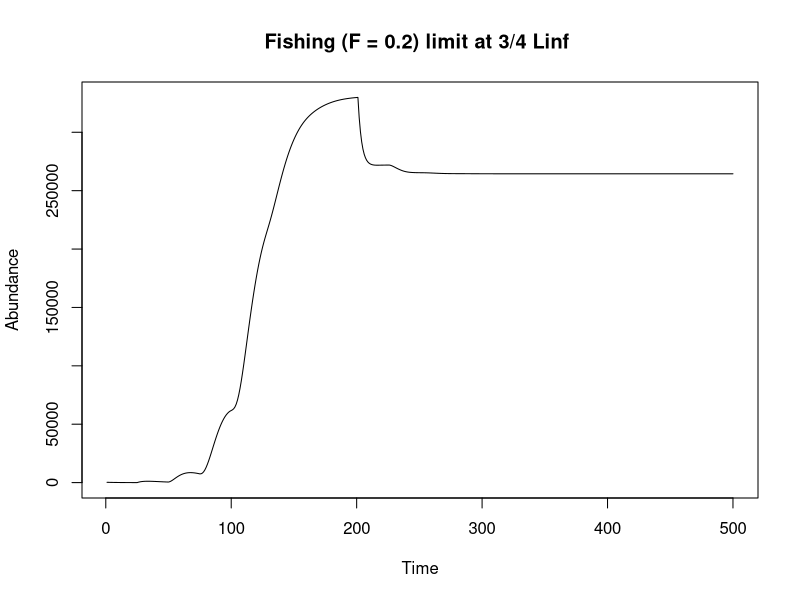
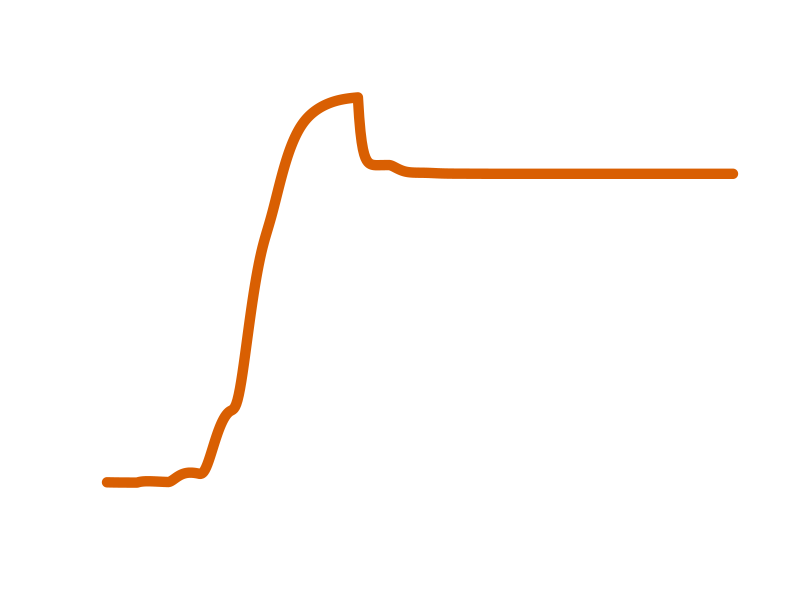

Write the R code that produced these figures, in order.
##########################
# SEA TURTLE PROJECTIONS

rm(list=ls(all=TRUE))
library(reshape)
#library(ggplot2)
library(plyr)
library(fields)

#Model parameters:
Npop=10  #initial pop size (not important)
Tmax=500 #max years
Tfishing=200 #when we start fishing
Trecovery=500 #stop fishing 

fishatmat=F # this switches which type of fishing (and graphing) we choose. If true, it graphs all life history graphs and age-selective fishing

#Life history parameters      	
recruitsize=10
Amax=50 #max age
amat=25 #age at maturation - this varies depending on the matration function chosen

Linf=120 #max size
k=.04   # Growth function param
fishingsize = .75*Linf #size-selective fishery threshold size 


M=0.09   #natural mortality coef  

c=1.43   #egg slope 
d=-14.4   #egg intercept

N0 = 100000*Linf  # intitial number of eggs     
alpha = 3         # BH recruitment

q=1 #maturation ogive steepness (1 = very steep)

mu_f=0.2 #fishing mortality
harvest=c(0, mu_f)  

fishB=rep(0, length(harvest))
fishY=rep(0, length(harvest))
fishP=rep(0, length(harvest))
Recruits=rep(0, length(harvest))


#set up matrices
N=matrix(nrow=Amax, ncol=Tmax, data=0)

L=matrix(nrow=Amax, ncol=1, data=1)
mu=matrix(nrow=Amax, ncol=1, data=0)
E=matrix(nrow=Amax, ncol=Tmax, data=0)
S=matrix(nrow=1, ncol=Tmax, data=0)
P=matrix(nrow=1, ncol=Tmax)
B=matrix(nrow=1, ncol=Tmax)
Y=matrix(nrow=1, ncol=Tmax) 

#set up vectors to hold age-specific variables 
Pmale=rep(0, Amax) #probability of sex change
fert=rep(0, Tmax) #fert probability
pmat=rep(0, Amax) #maturation probability
eggs=rep(0, Amax) #fecundity
mu=rep(0, Amax) #natural mortality
select=rep(0, Amax) #fishery selectivity

N[1:Amax, 1]=Npop #initial population size
L[1]=recruitsize #larval size at recruitment



#First: Define the age-specific growth, 

for (a in 1:(Amax-1)) {
  
  #VBGE
  L[a+1]= Linf*(1-exp(-k)) + (L[a])*exp(-k) #length at age
  
}#end 1st age loop


# Second: define age-specific mortality and maturation, and fecundity

for (a in 1:(Amax)) {
  
  #natural mortality
  mu[a]= 1-(1/(1+Linf/L[a]*(exp(k)-1)))^(M/k)  #natural mortality function of Length
  
  #maturation ogive
  pmat[a]=ifelse( a < amat, 0, 1)     #knife edge maturation
  
  #FECUNDITY
  eggs[a]= c*L[a] + d #fecundity is a function of individual mass-at-age 
  
} #end 2nd age loop


#Third: define fishing selectivity    
for (a in 1:(Amax)) {
  #JUST AFTER AGE AT MATURATION
  if(fishatmat==1) {
    select[a] = ifelse( a < amat+1, 0, 1)  #knife edge gear selectivity right after maturation  
  } else {
    #JUST AFTER SIZE AT MATURATION
    #select[a]= ifelse( L[a] < (Lmat), 0, 1)  #gear selectivity same for all fish > maturation
    ##SIZE THRESHOLD
    select[a] = ifelse(L[a]< fishingsize, 0, 1)     
  }
} #end 3rd age loop

#Now for these age specific rates, simulate pop dynamics through time       
for(t in 1:(Tmax-1)) {
  
  
  E[,t]=N[, t]*pmat*eggs  #assuming spawning occurs between 1 t and the next
  
  P[t]= sum(E[,t])  #assuming fertilization is 100%
  
  beta= (alpha*P[t]-1)/(N0*P[t])  
  
  N[1,t+1]= alpha*P[t]/(1+beta*P[t]) #this is the N_0 class that is born and enters in the next time step.. 
  
  for (age in 1:(Amax-1)) {
    
    Fishing= if (Tfishing < t & Trecovery > t) {
      Fishing = select[age]*mu_f } else {
        Fishing = 0
      }
    
    N[age+1,t+1] = N[age, t]*exp(-mu[age]-Fishing)
    B[t]=sum(N[,t])
    Y[t]=sum((N[,t]) * (1-exp(-mu[age]-Fishing)) *(Fishing/(mu[age]+Fishing)))
    
    
    #assuming mortality happens after spawning
    
  } #end second age loop
  
} #end t loop

sums=colSums(N[amat:Amax,]) #calculate spawning popsize at each time


LEP_unfished=sum(E[,Tfishing-2])
LEP_fished=sum(E[,Tfishing+10])
SPR=LEP_fished/LEP_unfished

if(fishatmat==1) {
  
  quartz()
  par(mfrow=c(3,2))
  
  plot(1:Amax, L, type="l", main="von Bert growth", ylab="Size", xlab="Age")
  legend("bottomright", legend=c( paste("Linf = ", Linf), paste("von Bert k = ", k)))
  
  plot(1:(Amax-1), eggs[-Amax]*pmat[-Amax], type="l", main="Age-specific Fecundity", ylab="Number of female progeny", xlab= "Age")
  legend("bottomright", legend=c(paste("50% mature at age", amat)))
  
  
  P_= 1:N0
  R=alpha*P_/(1+beta*P_)
  plot(P_, R, type="l", main="Beverton Holt Recruitment", xlab="Eggs(t)", ylab="Recruits(t+1)")
  legend("bottomright", legend=c(paste("alpha = ", round(alpha,6)), paste("beta = ", round(beta, 6))))
  
  
  
  plot(sums[1:(Tmax-1)], N[amat,2:Tmax], main="Stock Recruitment Curve", xlab="Spawners", ylab="1st time spawners", type="l", lwd=1.5)
  #abline(coef=c(0,1),  lwd=.5)
  
  legend("bottomright", legend=c(paste("M = ", kappa)))
  
  
  plot(1:Tmax, sums, type="l", main = "Fishing (F = 0.2) one year after maturity", xlab="Time", ylab="Abundance")
  legend("bottomright", legend=c( paste("Fishing mature fish only: SPR = ", round(SPR, 2))))
} else {
  
  plot(1:Tmax, sums, type="l", main = "Fishing (F = 0.2) limit at 3/4 Linf ", xlab="Time", ylab="Abundance")
  #legend("bottomright", legend=c( paste("Fishing based on size: SPR = ", round(SPR, 2))))
  
  
}



par(bg=NA)
plot(1:Tmax, sums, type="l", lwd = 10, col = "#d95f02", axes = F, xlab="", ylab="")

dev.copy(png,'turtle.png')
dev.off()
